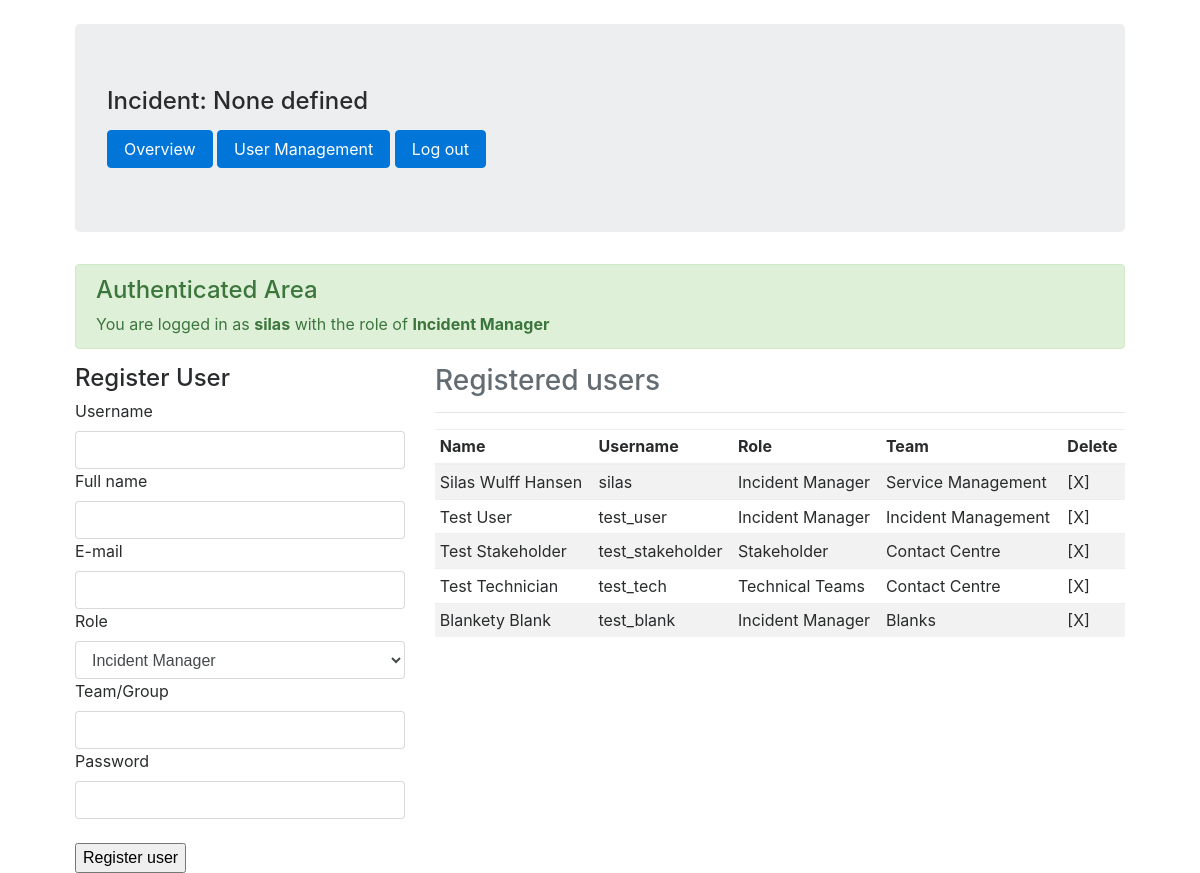
The app's page /usermanagement (signed in), older data.
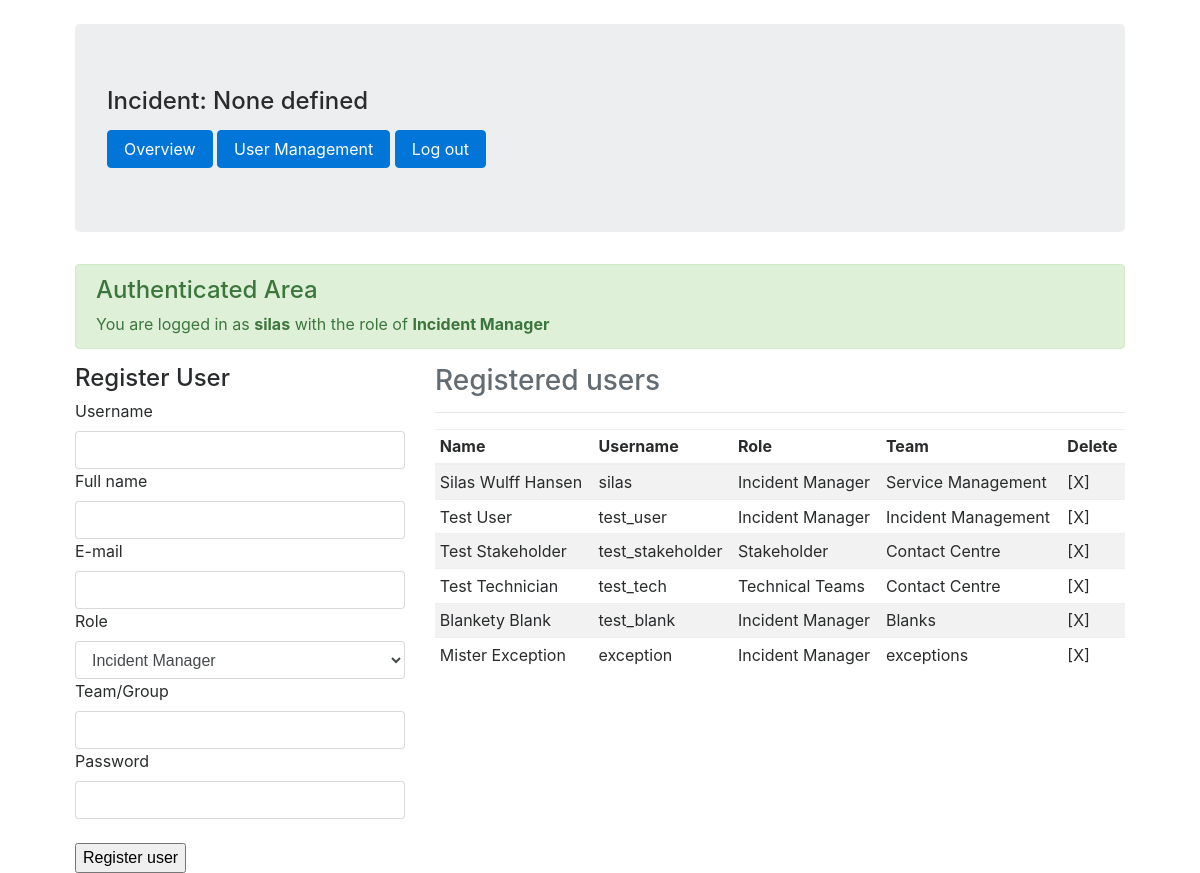
The same page, newer data.
### models.py (models this page shows, shortened)
class User(UserMixin, db.Model):
    id = db.Column(db.Integer, primary_key=True)
    username = db.Column(db.String(32), index=True, unique=True)
    name = db.Column(db.String(32), index=True)
    email = db.Column(db.String(64), index=True, unique=True)
    role = db.Column(db.String(64), index=True)
    team = db.Column(db.String(64), index=True)
    password_hash = db.Column(db.String(64))

### simaritan/routes.py (the view, shortened to what this page needs)
@app.route('/usermanagement', methods=['GET', 'POST'])
@login_required
def userManagement():
    users = User.query.all()
    regf = UserReg()
    incidents = Incident.query.order_by(Incident.id.asc()).all()
    return render_template('userManagement.html', users=users, regf=regf, incs=incidents, title='User Management')

### simaritan/forms.py
class UserReg(FlaskForm):
    uname = StringField('Username', validators=[DataRequired()])
    full_name = StringField('Full name', validators=[DataRequired()])
    email = StringField('E-mail', validators=[DataRequired()])
    role = SelectField('Role', choices=['Incident Manager', 'Stakeholder', 'Technical Teams '])
    team = StringField('Team/Group', validators=[DataRequired()])
    password = StringField('Password', validators=[DataRequired()])
    submit = SubmitField('Register user')

### models.py (called while the page is built)
@login.user_loader
def load_user(id):
    return User.query.get(int(id))

### simaritan/templates/userManagement.html (shortened to what this page needs)
{% extends "base.html" %}
{% block body %}
		<div class="row">
			<div class="col-md-12">
				<div class="row">
					{% include "components/authenticated_header.html" %}
				</div>
				<div class="row">
					<div class="col-md-4">
						{% include "forms/registerUserForm.html" %}
					</div>
					<div class="col-md-8">
						<h3 class="text-left text-muted">
							Registered users
						</h3>
						<hr />
							<table class="table table-striped table-hover table-sm">
								<thead>
									<tr>
										<th>
											Name
										</th>
										<th>
											Username
										</th>
										<th>
											Role
										</th>
										<th>
											Team
										</th>
										<th>
											Delete
										</th>
									</tr>
								</thead>
								<tbody>
									{% for user in users %}
									<tr class="table">
										<td>
											{{ user.name }}
										</td>
										<td>
											{{ user.username }}
										</td>
										<td>
											{{ user.role }}
										</td>
										<td>
											{{ user.team }}
										</td>
										<td>
											<form method="post" action="update/deleteuser">
												<a onclick="this.parentNode.submit();">[X]</a>
											</form>
										</td>
									</tr>
									{% endfor %}
								</tbody>
							</table>
					</div>
				</div>
			</div>
		</div>
	</div>
{% endblock %}

### simaritan/templates/base.html (shortened to what this page needs)
<!DOCTYPE html>
<html lang="en">
  <head>
	<link rel="stylesheet" href="{{ url_for('static', filename='css/bootstrap.min.css') }}">
    <link rel="stylesheet" href="{{ url_for('static', filename='css/style.css') }}">
  </head>
  <body>
	<div class="container-fluid">
		<div class="row">
			<div class="col-md-12">
                <header>
                    <div class="jumbotron">
                        <h4 class="mb-3">Incident: {% if inc %}{{inc.incident_no}}{% else %} None defined{%endif%}</h4>
                        {% if current_user.is_authenticated %}
                            {% if current_user.role == "Incident Manager" %}
                            <a class="btn btn-primary" href="{{ url_for('overview') }}" role="button">Overview</a>
                            <a class="btn btn-primary" href="{{ url_for('userManagement') }}" role="button">User Management</a>
                            {% endif %}
                            <a class="btn btn-primary" href="{{ url_for('logout') }}" role="button">Log out</a>
                        {% endif %}
                    </div>
                </header>
            </div>
		</div>
  {% block body %}{% endblock %}
  </body>
</html>

### simaritan/templates/components/authenticated_header.html
<div class="col-md-12">
	<div class="alert alert-success alert-dismissable">
		<h4>
			Authenticated Area
		</h4> You are logged in as <strong>{{ current_user.username }}</strong> with the role of <strong>{{ current_user.role }}</strong>
	</div>
</div>

### simaritan/templates/forms/registerUserForm.html (shortened to what this page needs)
<h4>
	Register User
</h4>
<form class="form-signin" action="" method="post">
		{{ regf.uname.label() }}
		{{ regf.uname(class="form-control") }}
		{{ regf.full_name.label() }}
		{{ regf.full_name(class="form-control") }}
		{{ regf.email.label() }}
		{{ regf.email(class="form-control") }}
		{{ regf.role.label() }}
		{{ regf.role(class="form-control") }}
		{{ regf.team.label() }}
		{{ regf.team(class="form-control") }}
		{{ regf.password.label() }}
		{{ regf.password(class="form-control") }}
	<br />
		{{ regf.submit }}
</form>

Row changes from the older to the newer data that the page shows:
added User: name "Mister Exception", username "exception", role "Incident Manager", team "exceptions"
